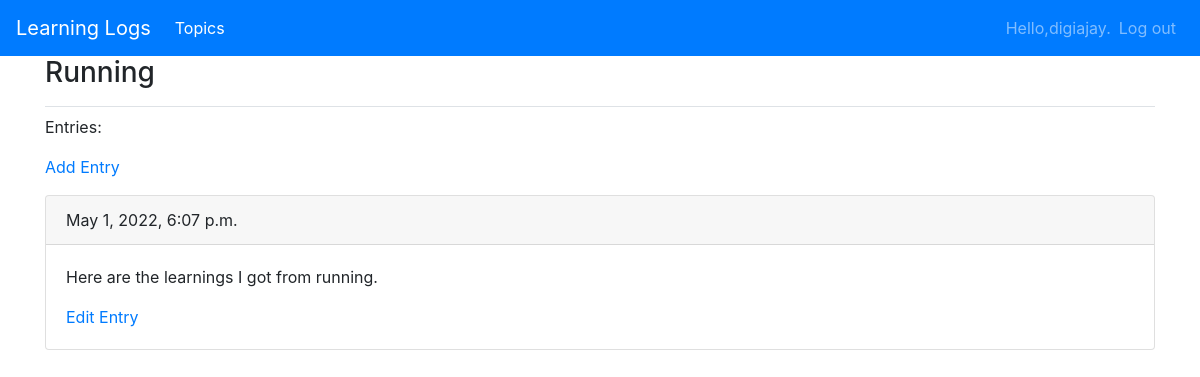
The page /topics/2/ (signed in) on the database its author committed.
### learning_logs/models.py (models this page shows, shortened)
class Topic(models.Model):
    topic = models.CharField(max_length=100)
    timestamp_added = models.DateTimeField(auto_now_add=True)
    owner = models.ForeignKey(User, on_delete=models.CASCADE)
    def __str__(self):
        return self.topic

class Entry(models.Model):
    topic = models.ForeignKey(Topic,on_delete=models.CASCADE)
    text = models.TextField()
    timestamp_added = models.DateTimeField(auto_now_add=True)
    class Meta:
        verbose_name_plural = "entries"

### learning_logs/views.py (the view)
# urls.py: path('topics/<int:topic_id>/',views.topic,name='topic'),
@login_required
def topic(request,topic_id):
    topic = Topic.objects.get(id=topic_id)
    if topic.owner != request.user:
        raise Http404
    entries = topic.entry_set.order_by('-timestamp_added')
    context = {'topic':topic, 'entries':entries}
    return render(request, 'learning_logs/topic.html', context)

### learning_logs/templates/learning_logs/topic.html
{% extends 'learning_logs/base.html' %}
{% block page_header %}
  <h3>{{topic}}</h3>
{% endblock page_header %}
{% block content %}
  <p> Entries: </p>
  <p>
    <a href = "{% url 'learning_logs:new_entry' topic.id %}"> Add Entry </a>
  </p>
  {% for entry in entries %}
    <div class="card">
      <div class="card-header">
        {{ entry.timestamp_added}}
      </div>
      <div class="card-body">
        <p class="card-text">{{entry.text}}</p>
        <a href ={% url 'learning_logs:edit_entry' entry.id %}>Edit Entry</a>
      </div>
    </div>
    {% empty %}
    <p> There are no Entries for this topic yet. </p>
    {% endfor %}
  {% endblock content %}

### learning_logs/templates/learning_logs/base.html (shortened to what this page needs)
{% load bootstrap4 %}
<!doctype html>
<html lang="en">
<head>
    {% bootstrap_css %}
</head>
<body>
    <nav class="navbar navbar-expand-sm navbar-dark bg-primary">
        <a class="navbar-brand" href="{% url 'learning_logs:index' %}">Learning Logs</a>
        <div class="collapse navbar-collapse" id="collapsibleNavId">
            <ul class="navbar-nav mr-auto mt-2 mt-lg-0">
                <li class="nav-item active">
                    <a class="nav-link" href= "{% url 'learning_logs:topics' %}" >Topics</a>
                </li>
            </ul>
            <ul class="navbar-nav ml-auto">
                {% if user.is_authenticated %}
                    <li class="nav-item">
                        <span class = "navbar-text">Hello,{{user.username}}.</span>
                    </li>
                    <li class="nav-item">
                        <a class="nav-link" href = "{% url 'users:logout' %}">Log out</a>
                    </li>
                {% endif %}
            </ul>
        </div>
    </nav>
    <main role="main" class="container">
        <div class="pb-2 mb-2 border-bottom">
            {% block page_header %}{% endblock page_header %}
        </div>
        <div>
            {% block content %}{% endblock content %}
        </div>
    </main>
</body>
</html>

### rows shown on the page
Topic: topic "Running"
Entry: timestamp_added "May 1, 2022, 6:07 p.m.", text "Here are the learnings I got from running."

### other values the page prints
{{ user.username }} "digiajay"
